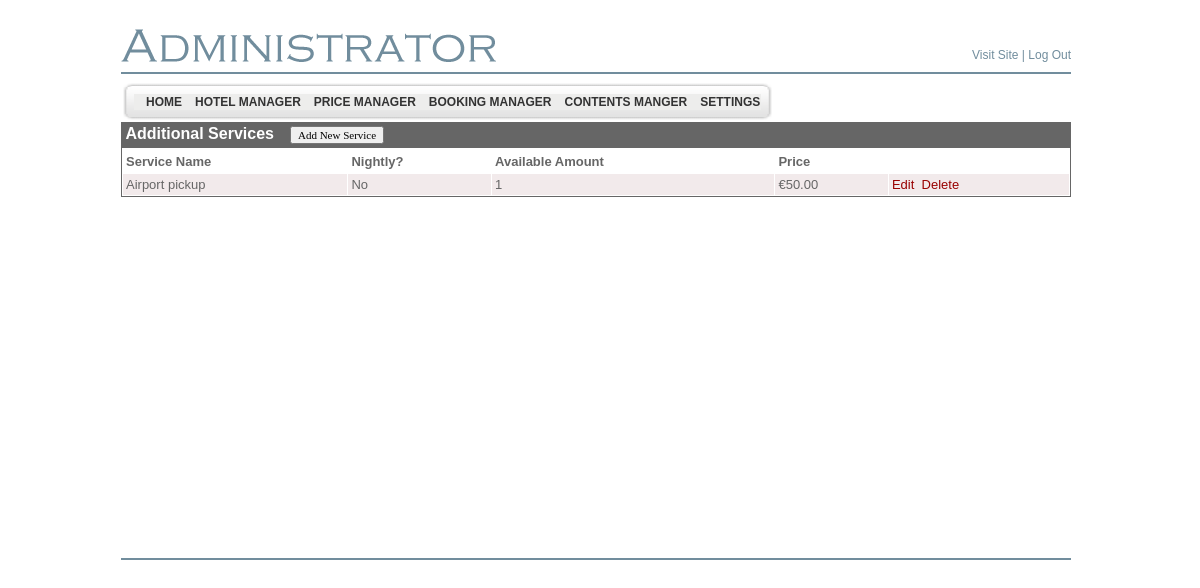
The page /admin/extra_services_list.php (signed in) on the database its author committed.
### tables this page shows
CREATE TABLE `bsi_adminmenu` (
  `id` int(4) NOT NULL AUTO_INCREMENT,
  `name` varchar(200) NOT NULL DEFAULT '',
  `url` varchar(200) DEFAULT NULL,
  `menu_desc` varchar(200) NOT NULL DEFAULT '',
  `parent_id` int(4) DEFAULT '0',
  `status` enum('Y','N') DEFAULT 'Y',
  `ord` int(5) NOT NULL DEFAULT '0',
  `privileges` int(11) NOT NULL,
  PRIMARY KEY (`id`),
  UNIQUE KEY `kid` (`name`,`parent_id`)
);

CREATE TABLE `bsi_extra_services` (
  `id` int(11) NOT NULL AUTO_INCREMENT,
  `service_name_en` varchar(500) DEFAULT NULL,
  `service_name_hr` varchar(500) DEFAULT NULL,
  `service_name_de` varchar(500) DEFAULT NULL,
  `service_name_it` varchar(500) DEFAULT NULL,
  `is_nightly` tinyint(1) NOT NULL,
  `max_available` int(10) DEFAULT NULL,
  `price` decimal(10,2) DEFAULT NULL,
  PRIMARY KEY (`id`)
);

### includes/SystemConfiguration.class.php (called while the page is built, shortened)
<?php
class SystemConfiguration
{
	private $config = array();
	private static $timeZoneKey = "conf_hotel_timezone";
	private static $currencySymbolKey = "conf_currency_symbol";
	private static $currencyBeforeAmountKey = "conf_currency_before_amount";
	private static $decimalSeparatorSymbolKey = "conf_decimal_symbol";
	private static $thousandSeparatorSymbolKey = "conf_thousand_symbol";
	public function __construct($fetchFromDb = true)
	{
		if ($fetchFromDb)
		{
			$selectQuery = mysql_query ("SELECT IFNULL(conf_key, false) AS conf_key, IFNULL(conf_value,false) AS conf_value FROM bsi_configure");
			while ($currentRow = mysql_fetch_assoc($selectQuery))
			{
				if ($currentRow["conf_key"])
				{
					if ($currentRow["conf_value"])
					{
						$this->config[trim ($currentRow["conf_key"])] = trim($currentRow["conf_value"]);
					}
					else
					{
						$this->config[trim($currentRow["conf_key"])] = false;
					}
				}
			}
			date_default_timezone_set($this->config[SystemConfiguration::$timeZoneKey]);
		}
	}
	public function getCurrencySymbol()
    {
        return $this->config[SystemConfiguration::$currencySymbolKey];
    }
	public function istCurrencyBeforeAmount()
    {
        return intval($this->config[SystemConfiguration::$currencyBeforeAmountKey]) == 1;
    }
	public function getDecimalPoint()
    {
        return $this->config[SystemConfiguration::$decimalSeparatorSymbolKey];
    }
	public function getThousandSeparator()
    {
        return $this->config[SystemConfiguration::$thousandSeparatorSymbolKey];
    }
	public function formatCurrency($amount)
    {
		$amount = floatval($amount);
		if ($this->istCurrencyBeforeAmount())
		{
			return $this->getCurrencySymbol() . number_format($amount, 2 , $this->getDecimalPoint(), $this->getThousandSeparator());
		}
		return number_format($amount, 2 , $this->getDecimalPoint(), $this->getThousandSeparator()) . $this->getCurrencySymbol();
    }
}
$systemConfiguration = new SystemConfiguration();
?>

### admin/extra_services_list.php (the view, shortened to what this page needs)
<?php
include_once ("../includes/SystemConfiguration.class.php");
include ("header.php");
global $systemConfiguration;
?>
</td>
</tr>
<tr>
	<td height="400" valign="top" align="left">
		<table align="left" width="100%" border="0" cellspacing="0" cellpadding="0">
			<tr>
				<td align="left" valign="top">
					<table cellpadding="0" cellspacing="0" width="100%">
						<tr bgcolor="#666666" height="25">
							<td colspan="7" align="left" width="100%"><font color="#FFFFFF"
								face="Arial, Helvetica, sans-serif"><b>&nbsp;Additional Services</b></font>&nbsp;&nbsp;&nbsp;
								<input type="button" value='Add New Service' class="lnk"
									onclick="javascript:window.location.href='extra_services_add_edit.php'"
									align="right">
							</td>
						</tr>
					</table>
					<table width="100%" cellspacing="1" border="0" cellpadding="3"
						style="border: solid 1px #666666" bordercolor="#666666">
						<tr bgcolor="#FFFFFF">
							<td scope="col" align="left"><b><font color="#666666"
								face="Verdana, Arial, Helvetica, sans-serif" size="2">Service Name</font></b>
							</td>
							<td scope="col" align="left"><b><font color="#666666"
								face="Verdana, Arial, Helvetica, sans-serif" size="2">Nightly?</font></b>
							</td>
							<td scope="col" align="left"><b><font color="#666666"
								face="Verdana, Arial, Helvetica, sans-serif" size="2">Available Amount</font></b>
							</td>
							<td scope="col" align="left"><b><font color="#666666"
								face="Verdana, Arial, Helvetica, sans-serif" size="2">Price</font></b></td>
							<td scope="col" class="bodytext_h">&nbsp;</td>
						</tr>
						<?php
							$extraServicesQuery = mysql_query ("SELECT * from bsi_extra_services order by id");
							while ($extraServiceRow = mysql_fetch_assoc ($extraServicesQuery))
							{
								echo '<tr class="odd" bgcolor="#f2eaeb">' . "\n";
								echo '	<td align="left"><font color="#666666" face="Verdana, Arial, Helvetica, sans-serif" size="2">' . htmlentities($extraServiceRow['service_name_en']) . '</font></td>' . "\n";
								echo '	<td align="left"><font color="#666666" face="Verdana, Arial, Helvetica, sans-serif" size="2">' . (intval($extraServiceRow['is_nightly']) == 1 ? 'Yes' : 'No') . '</font></td>' . "\n";
								$maxAvailable = intval($extraServiceRow['max_available']);
								echo '	<td align="left"><font color="#666666" face="Verdana, Arial, Helvetica, sans-serif" size="2">' . $maxAvailable . '</font></td>' . "\n";
								echo '	<td align="left"><font color="#666666" face="Verdana, Arial, Helvetica, sans-serif" size="2">' . $systemConfiguration->formatCurrency($extraServiceRow['price']) . '</font></td>' . "\n";
								echo '	<td align="left"><font color="#666666" face="Verdana, Arial, Helvetica, sans-serif" size="2"><a href="extra_services_add_edit.php?id=' . $extraServiceRow['id'] . '" style="text-decoration:none"><font color="#990000"  face="Verdana, Arial, Helvetica, sans-serif" size="2">Edit</a>&nbsp;&nbsp;<a href="extra_services_delete.php?id=' . $extraServiceRow['id'] . '" onclick = "if (! confirm(\'Are you sure?\')) { return false; }" style="text-decoration:none"><font color="#990000"  face="Verdana, Arial, Helvetica, sans-serif" size="2">Delete</a></font></td>' . "\n";
								echo "</tr>\n";
							}
						?>
					</table>
				</td>
			</tr>
		</table>
		<br />
	</td>
</tr>
<?php include("footer.php"); ?>
</table>
</body>
</html>

### admin/header.php (shortened to what this page needs)
<!DOCTYPE html PUBLIC "-//W3C//DTD XHTML 1.0 Transitional//EN" "http://www.w3.org/TR/xhtml1/DTD/xhtml1-transitional.dtd">
<html xmlns="http://www.w3.org/1999/xhtml">
<head>
	<link href="style.css" rel="stylesheet" type="text/css" />
	<link href="style1.css" rel="stylesheet" type="text/css">
</head>
<body>
<table align="center" width="950" border="0" cellspacing="0"
	cellpadding="0">
	<tr>
		<td width="366">&nbsp;</td>
		<td width="584">&nbsp;</td>
	</tr>
	<tr>
		<td align="left" valign="bottom"><img src="images/adminis.gif" alt="" /></td>
		<td align="right" valign="bottom" class="bodyMenutext8pt"><a
			href="../index.php" target="_blank" class="bodyMenutext8pt">Visit
		Site</a> | <a href="logout.php" class="bodyMenutext8pt">Log Out</a></td>
	</tr>
	<tr>
		<td height="10"></td>
		<td></td>
	</tr>
	<tr>
		<td colspan="2" height="2" bgcolor="#718d9d"></td>
	</tr>
</table>
<table align="center" width="950" border="0" cellspacing="0" cellpadding="0">
	<tr>
		<td height="8"></td>
	</tr>
	<tr>
		<td align="left">
		<table border="0" style="background-image: url(images/menu_tile.gif);"
			cellspacing="0" cellpadding="0">
			<tr>
				<td><img src="images/menubar_left.gif" alt="" width="13" height="40" /></td>
				<td align="left" class="bodytext8pt">
				<div class="sample1">
				<div class="horz_menu">
<?php
$sql_parent = mysql_query("select * from bsi_adminmenu where parent_id=0 and status='Y' order by ord");
while ($row_parent = mysql_fetch_array($sql_parent))
{
	echo "<a id=\"" . $row_parent[0] . "\"      href=\"" . $row_parent[2] . "\">&nbsp;&nbsp;&nbsp;" . $row_parent[1] . "</a>";
}
?>
<br clear="both" />
				</div>
</div>
				</td>
				<td><img src="images/menubar_right.gif" alt="" width="13"
					height="40" /></td>
			</tr>
		</table>

### admin/style.css (style rules this page uses)
.bodytext8pt { color: #000000; font-family: 'Tahoma', 'Arial', 'Verdana'; font-size: 8pt; font-weight: normal; margin: 0; line-height: 120% }
.bodyMenutext8pt { color: #718d9d; font-family: 'Verdana', 'Tahoma', 'Arial'; font-size: 12px; font-weight: normal; margin: 0; }
a.bodyMenutext8pt { color: #718d9d; font-weight: normal; text-decoration: none }
input { FONT-Size:9pt; color:#333333; font-family: 'Tahoma', 'Arial', 'MS Sans Serif', 'Verdana'; font-weight: normal; }
body { margin-top: 00; margin-bottom: 0; margin-left: 0; background-color: #FFFFFF; background-repeat: repeat-x; background-position; 0 0 }
.lnk { font-family: verdana; font-size: 11px; font-style: normal; line-height: normal; color:#000000; text-decoration:none }
a:link { text-decoration:none; font-color: #990000; font-family: Verdana, Arial, Helvetica, sans-serif; font-size: 2; }

### admin/style1.css (style rules this page uses)
div.horz_menu a { display: block; float: left; }
div.sample1 div.horz_menu a, div.sample1 div.vert_menu a { padding: 1px 0px 1px 0px; background:#ededec; width:inherit; padding:2px; text-decoration: none; font-family:Arial, Helvetica, sans-serif; font-weight: 900; font-size: 12px; color: #333333; }
div.sample1 div.horz_menu a { margin-right: -1px; width:auto; }
a:link { text-decoration:none; font-color: #990000; font-family: Verdana, Arial, Helvetica, sans-serif; font-size: 2; }

### rows shown on the page
bsi_adminmenu: name "HOME"
bsi_adminmenu: name "HOTEL MANAGER"
bsi_adminmenu: name "PRICE MANAGER"
bsi_adminmenu: name "BOOKING MANAGER"
bsi_adminmenu: name "CONTENTS MANGER"
bsi_adminmenu: name "SETTINGS"
bsi_extra_services: service_name_en "Airport pickup", is_nightly "No", max_available "1", price "€50.00"
